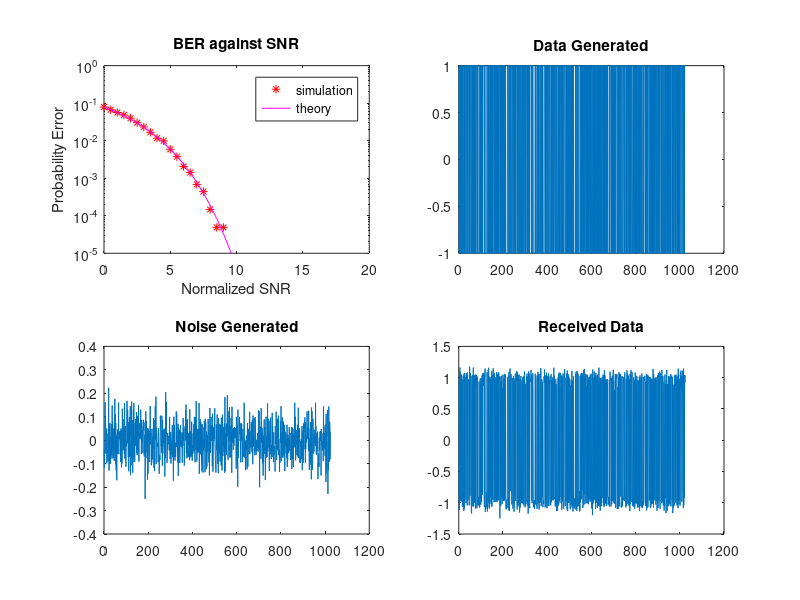

MATLAB code to generate this figure:
clear all; 
close all; 
clc;

%---------------Define Declaration---------------%
%Num of bits = 1024
nBits = 1024;

%Signal power = 1                   
Signal_Power = 1; 

%SNR_dB = 10log(Signal_Power/Noise_Power)
%Create matrix to store SNR
SNR_dB = 0:0.5:20;

%SNR = S/N = 10^(SNR_dB/10)
SNR = (10.^(SNR_dB/10));

%Counter for number of run to calculate BER for each SNR value
Total_Run = 20;
%---------------END OF DEFINE--------------------%


%----------------MAIN ROUTINE--------------------%

%Iterate through different SNR value
for i = 1 : length(SNR)
	Avg_Error = 0;
	for j = 1 : Total_Run
        
        
        %-----------TRANSMITTER------------%
        
		%Generate random binary digits(0 or 1), INPUT SIGNAL
		Data = round(rand(1,nBits));
        
		%Convert binary digit to -1 or +1: 
        %if Data is 0 -> signal = 2*-0.5 = -1
		%else if Data is 1 -> signal = 2*0.5 = +1
		Signal = 2 .* (Data - 0.5);
        
		%Get Noise Power from SNR
		Noise_Power = Signal_Power ./SNR(i);
        
        %Get Noise Variance from Noise Power
        %Change the noise variance with respect to SNR (signal to noise ratio) value
        Avg_Noise_Power = Noise_Power/2;
        
        %The randn() function is for normal distribution, generated with equal number of noise samples 
        %(In Matlab, a.*randn(1000,1) + b is a Gaussian Dist, mean b sd a.) 
        Noise = sqrt(Avg_Noise_Power) .*randn(1,nBits);   
        
		%Receiver side Signal
		Receive = Signal+Noise;                      

        
        %-----RECEIVER------%
        
        %Initialize threshold
		Threshold = 0;
        
        %Initialize Error for this run
		Error = 0;
        
        %Fix the threshold value as 0
        %If received signal >= threshold value, threshold = 1
        %If received signal < threshold value, threshold = 0
		for k= 1 : nBits
			if (Receive(k)>= Threshold) && Data(k)==0||(Receive(k)<Threshold && Data(k)==1)
				Error = Error+1;
			end
        end
        
        
        %---------------ERROR STATISTICS CALCULATION--------------------% 
		%BER = TotalError divide by number of bits
		Error = Error ./nBits;  
        
		%Accumulate the error of each run	
		Avg_Error = Error + Avg_Error;                   
	end
	Error_Rate(i) = Avg_Error / Total_Run;
end

%Predict BER using 
Pred_Rate=(1/2)*erfc(sqrt(SNR)); 


%--------------------------------PLOTTING--------------------------------%
figure("position", [10,100,1400,800]) 

%BER against SNR 
subplot(221)
semilogy (SNR_dB,Error_Rate,'r*');
xlabel('Normalized SNR')
ylabel('Probability Error');
title('BER against SNR');
hold on
semilogy (SNR_dB,Pred_Rate,'m');
legend('simulation','theory');
axis([0 20 10^(-5) 1]);
hold off

%data generation
subplot(222)
plot(Signal);
title('Data Generated')

%noise generation
subplot(223)
plot(Noise);
title('Noise Generated')

%received data generation
subplot(224)
plot(Receive);
title('Received Data')



